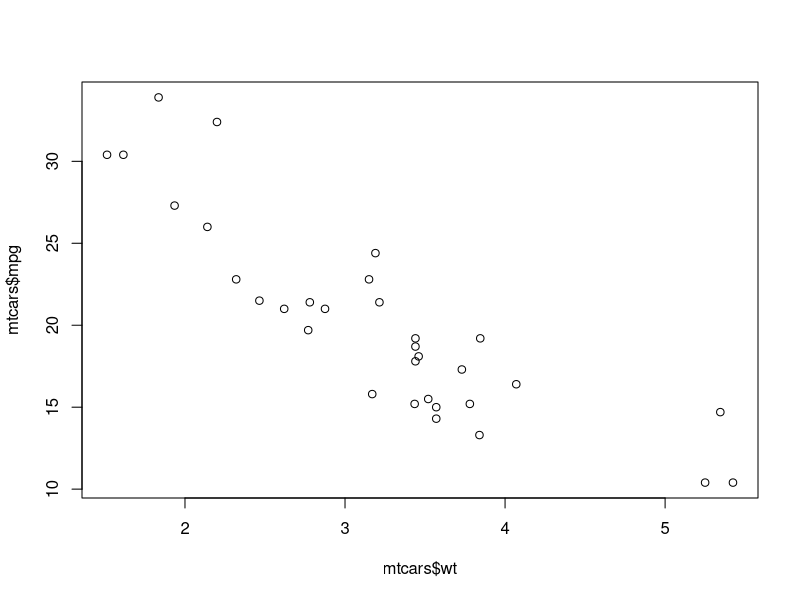
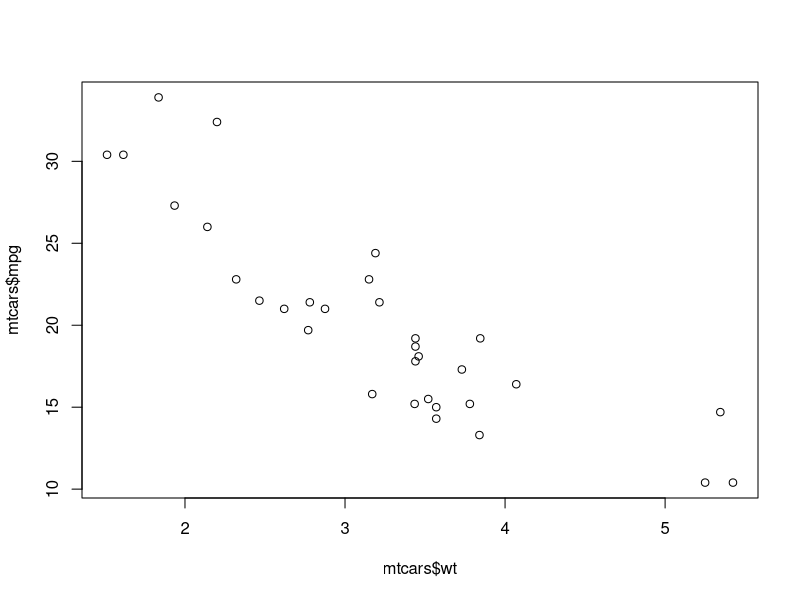

Recreate these plots in R, in order.
## ---- chunk 1
summary(mtcars$mpg)
## ---- chunk 2
summary(mtcars$mpg)
## ---- chunk 3
plot(mtcars$wt, mtcars$mpg)
## ---- chunk 4
plot(mtcars$wt, mtcars$mpg)
